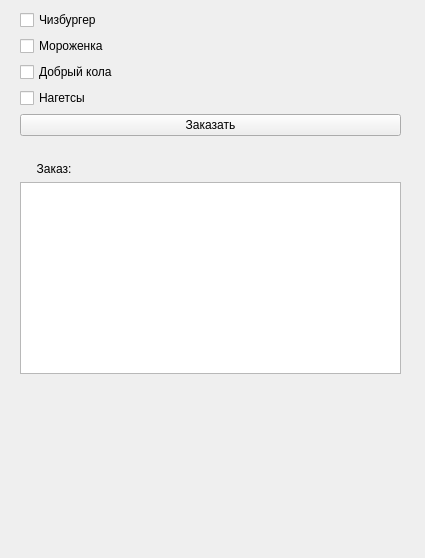
<?xml version="1.0" encoding="UTF-8"?>
<ui version="4.0">
 <class>Form</class>
 <widget class="QWidget" name="Form">
  <property name="geometry">
   <rect>
    <x>0</x>
    <y>0</y>
    <width>425</width>
    <height>558</height>
   </rect>
  </property>
  <property name="windowTitle">
   <string>Form</string>
  </property>
  <property name="accessibleName">
   <string/>
  </property>
  <property name="layoutDirection">
   <enum>Qt::LeftToRight</enum>
  </property>
  <widget class="QWidget" name="gridLayoutWidget">
   <property name="geometry">
    <rect>
     <x>20</x>
     <y>10</y>
     <width>381</width>
     <height>531</height>
    </rect>
   </property>
   <layout class="QGridLayout" name="gridLayout_3">
    <item row="0" column="0">
     <widget class="QCheckBox" name="checkBox">
      <property name="text">
       <string>Чизбургер</string>
      </property>
     </widget>
    </item>
    <item row="8" column="0">
     <widget class="QTextEdit" name="textEdit"/>
    </item>
    <item row="9" column="0">
     <spacer name="verticalSpacer">
      <property name="orientation">
       <enum>Qt::Vertical</enum>
      </property>
      <property name="sizeHint" stdset="0">
       <size>
        <width>20</width>
        <height>40</height>
       </size>
      </property>
     </spacer>
    </item>
    <item row="4" column="0">
     <widget class="QPushButton" name="pushButton">
      <property name="text">
       <string>Заказать</string>
      </property>
     </widget>
    </item>
    <item row="6" column="0">
     <widget class="QLabel" name="label">
      <property name="sizePolicy">
       <sizepolicy hsizetype="Maximum" vsizetype="Preferred">
        <horstretch>0</horstretch>
        <verstretch>0</verstretch>
       </sizepolicy>
      </property>
      <property name="maximumSize">
       <size>
        <width>100</width>
        <height>16777215</height>
       </size>
      </property>
      <property name="text">
       <string>     Заказ:</string>
      </property>
     </widget>
    </item>
    <item row="1" column="0">
     <widget class="QCheckBox" name="checkBox_2">
      <property name="text">
       <string>Мороженка</string>
      </property>
     </widget>
    </item>
    <item row="5" column="0">
     <spacer name="verticalSpacer_2">
      <property name="orientation">
       <enum>Qt::Vertical</enum>
      </property>
      <property name="sizeType">
       <enum>QSizePolicy::Maximum</enum>
      </property>
      <property name="sizeHint" stdset="0">
       <size>
        <width>20</width>
        <height>20</height>
       </size>
      </property>
     </spacer>
    </item>
    <item row="2" column="0">
     <widget class="QCheckBox" name="checkBox_3">
      <property name="text">
       <string>Добрый кола</string>
      </property>
     </widget>
    </item>
    <item row="3" column="0">
     <widget class="QCheckBox" name="checkBox_4">
      <property name="text">
       <string>Нагетсы</string>
      </property>
     </widget>
    </item>
   </layout>
  </widget>
 </widget>
 <resources/>
 <connections/>
</ui>
